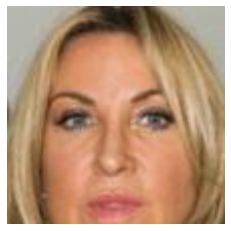
#> input picture orig_3.png, 231 x 231 px
$ python offset_corrector.py
#> lines starting #> are read from the running program, lines starting #| are printed output that depends on the picture
import os
import numpy as np
import matplotlib.pyplot as plt
import cv2

# Set the QT_QPA_PLATFORM environment variable
os.environ['QT_QPA_PLATFORM'] = 'off'

# Load the original and reconstructed images
original_image = cv2.imread('orig_3.png')
#> original_image is the input picture: shape (231, 231, 3); mean B, G, R 121.1, 149.2, 186.7
reconstructed_image = cv2.imread('recons_3.png')
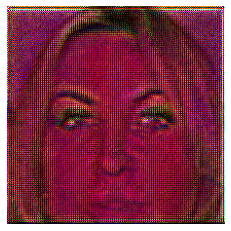
#> input picture recons_3.png, 231 x 231 px
#> reconstructed_image is the input picture: shape (231, 231, 3); mean B, G, R 74.4, 53.5, 130.3

# Check if the images were loaded correctly
if original_image is None or reconstructed_image is None:
    print("Error: unable to load the image.")
else:
    # Convert images to grayscale
    original_gray = cv2.cvtColor(original_image, cv2.COLOR_BGR2GRAY)
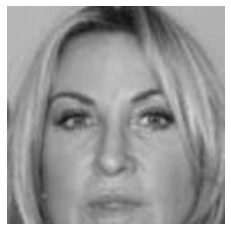
#> original_gray: shape (231, 231); min 20, max 255, mean 157.2
    reconstructed_gray = cv2.cvtColor(reconstructed_image, cv2.COLOR_BGR2GRAY)
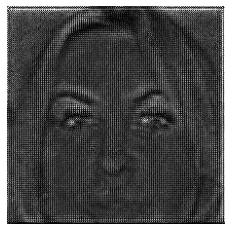
#> reconstructed_gray: shape (231, 231); min 0, max 255, mean 78.8

    # Match the template (find the reconstructed image in the original)
    result = cv2.matchTemplate(original_gray, reconstructed_gray, cv2.TM_CCOEFF_NORMED)
#> result = [0.721]

    # Find the maximum position from the match template result
    min_val, max_val, min_loc, max_loc = cv2.minMaxLoc(result)
#> min_val = 0.721; max_val = 0.721; min_loc = (0, 0); max_loc = (0, 0)

    # The top-left corner of the matched area will give us the offset
    offset_x, offset_y = max_loc
#> offset_x = 0; offset_y = 0

    # Create the translation matrix
    translation_matrix = np.float32([[1, 0, offset_x], [0, 1, offset_y]])
#> translation_matrix = [[1, 0, 0], [0, 1, 0]]

    # Perform the translation
    translated_image = cv2.warpAffine(reconstructed_image, translation_matrix,
                                      (reconstructed_image.shape[1], reconstructed_image.shape[0]))

    # Concatenate images horizontally for side-by-side comparison
    comparison_image = np.concatenate((original_image, translated_image), axis=1)
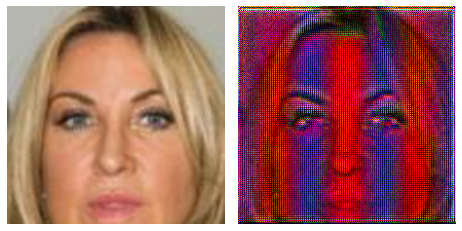
#> comparison_image: shape (231, 462, 3); mean B, G, R 97.8, 101.3, 158.5

    # Convert BGR to RGB for matplotlib display
    comparison_image = cv2.cvtColor(comparison_image, cv2.COLOR_BGR2RGB)

    # Show the concatenated image using matplotlib
    plt.imshow(comparison_image)
    plt.title('Original vs Reconstructed')
    plt.axis('off')  # Hide axes
    plt.show()
